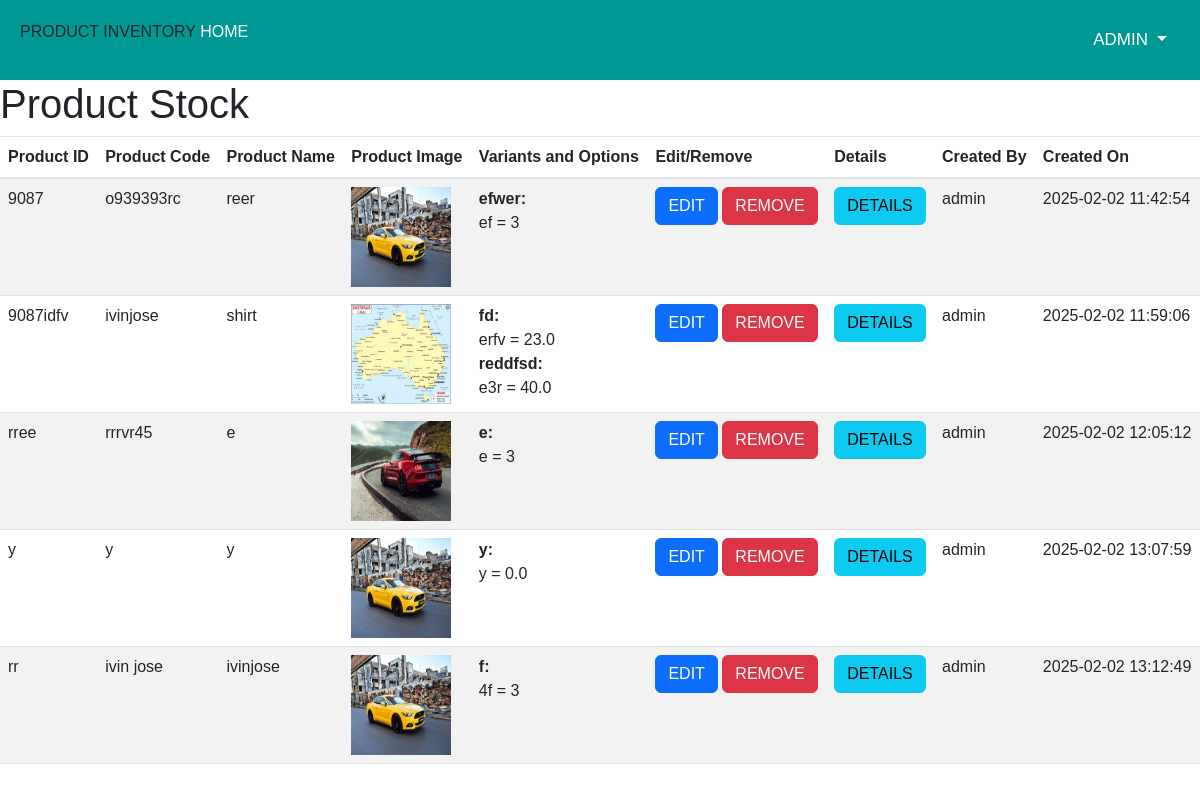
Page /view-stock (signed in) on the earlier database version.
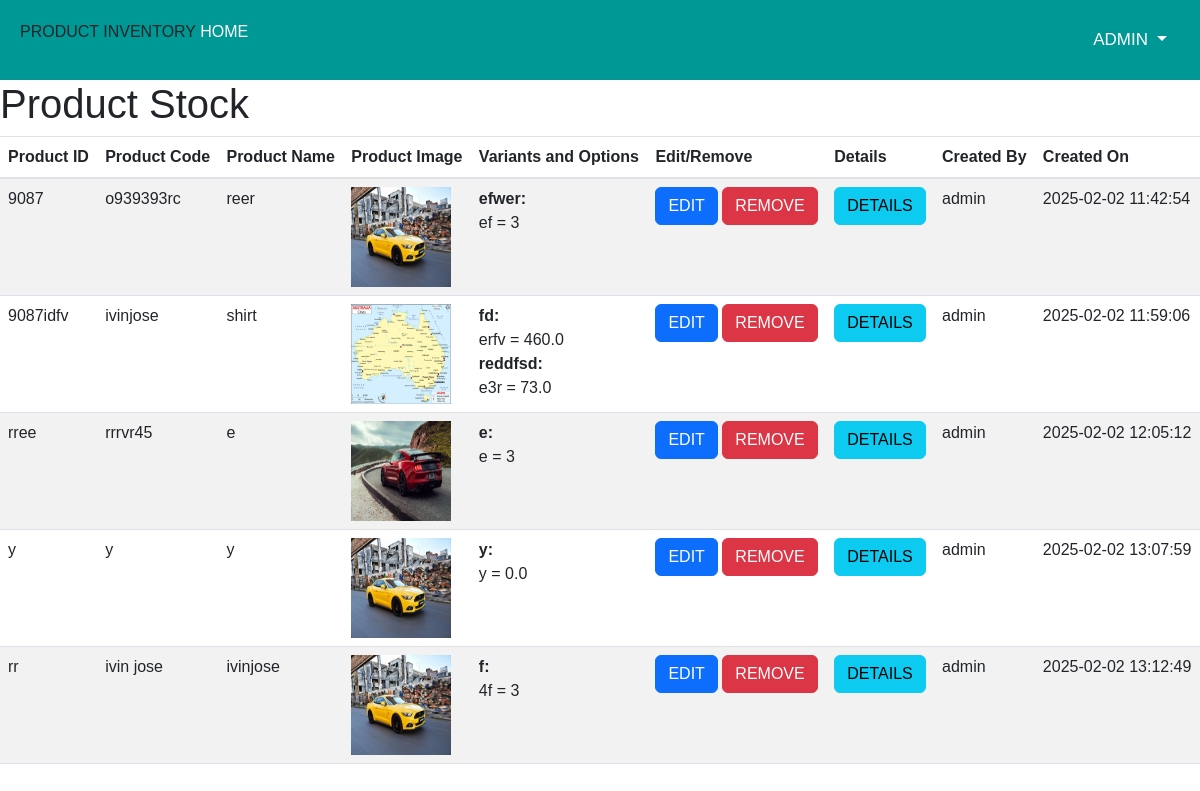
Same page on the later database version.
### main.py (models this page shows)
class Product(db.Model):
    __tablename__ = 'products'
    id = db.Column(db.String(36), primary_key=True, default=lambda: str(uuid.uuid4()))
    ProductID = db.Column(db.BigInteger, unique=True, nullable=False)
    ProductCode = db.Column(db.String(255), unique=True, nullable=False)
    ProductName = db.Column(db.String(255), nullable=False)
    ProductImage = db.Column(db.String(255), nullable=True)
    CreatedDate = db.Column(db.DateTime, nullable=False, default=db.func.current_timestamp())
    UpdatedDate = db.Column(db.DateTime, nullable=True, onupdate=db.func.current_timestamp())
    CreatedUser = db.Column(db.String(36), db.ForeignKey('auth_users.id'), nullable=False)
    IsFavourite = db.Column(db.Boolean, default=False)
    Active = db.Column(db.Boolean, default=True)
    HSNCode = db.Column(db.String(255), nullable=True)
    TotalStock = db.Column(db.Numeric(20,8), nullable=True, default=0.00)
    __table_args__ = (db.UniqueConstraint('ProductCode', 'ProductID', name='unique_product_constraint'),)

class ProductImage(db.Model):
    __tablename__ = 'product_images'
    id = db.Column(db.String(36), primary_key=True, default=lambda: str(uuid.uuid4()))
    Product = db.Column(db.String(36), db.ForeignKey('products.id'), nullable=False)
    ImageURL = db.Column(db.String(255), nullable=False)
    CreatedDate = db.Column(db.DateTime, nullable=False, default=db.func.current_timestamp())
    UpdatedDate = db.Column(db.DateTime, nullable=True, onupdate=db.func.current_timestamp())

class ProductVariant(db.Model):
    __tablename__ = 'product_varients'
    id = db.Column(db.String(36), primary_key=True, default=lambda: str(uuid.uuid4()))
    Product = db.Column(db.String(36), db.ForeignKey('products.id'), nullable=False)
    VariantName = db.Column(db.String(255), nullable=False)
    CreatedDate = db.Column(db.DateTime, nullable=False, default=db.func.current_timestamp())
    UpdatedDate = db.Column(db.DateTime, nullable=True, onupdate=db.func.current_timestamp())

class ProductVariantOption(db.Model):
    __tablename__ = 'product_varient_options'
    id = db.Column(db.String(36), primary_key=True, default=lambda: str(uuid.uuid4()))
    Variant = db.Column(db.String(36), db.ForeignKey('product_varients.id'), nullable=False)
    quantity = db.Column(db.String(36), db.ForeignKey('product_varients.id'), nullable=False)
    OptionName = db.Column(db.String(255), nullable=False)
    CreatedDate = db.Column(db.DateTime, nullable=False, default=db.func.current_timestamp())
    UpdatedDate = db.Column(db.DateTime, nullable=True, onupdate=db.func.current_timestamp())

### main.py (the view)
@app.route('/view-stock')
def view_stock():
    if 'loggedin' in session:
        products = Product.query.all()
        product_data = []
        for product in products:
            variants = ProductVariant.query.filter_by(Product=product.id).all()
            variant_data = []
            for variant in variants:
                options = ProductVariantOption.query.filter_by(Variant=variant.id).all()
                option_data = []
                for option in options:
                    option_data.append({
                        "option_name": option.OptionName,
                        "quantity": option.quantity  # Fetch the quantity field
                    })
                variant_data.append({
                    "variant_name": variant.VariantName,
                    "options": option_data
                })
            product_images = ProductImage.query.filter_by(Product=product.id).all()
            image_urls = [img.ImageURL for img in product_images]
            created_user = product.CreatedUser  # Assuming 'CreatedUser' stores the user ID of the product creator
            created_date = product.CreatedDate.strftime('%Y-%m-%d %H:%M:%S') if product.CreatedDate else None
            product_data.append({
                "id":product.id,
                "product_id": product.ProductID,
                "product_code": product.ProductCode,
                "product_name": product.ProductName,
                "product_image": image_urls,
                "variants": variant_data,
                "created_user": created_user,  # Add this field to display the creator's user ID
                "created_date": created_date  # Add this field to display the creation date
            })
        return render_template('view_stock.html', products=product_data)
    else:
        return render_template('login.html')

### templates/view_stock.html (shortened to what this page needs)
{% extends 'base.html' %}
{% block content %}
<!DOCTYPE html>
<html lang="en">
<head>
</head>
<body>
    <h1>Product Stock</h1>
    {% if products %}
        <table class="table table-striped">
            <thead>
                <tr>
                    <th>Product ID</th>
                    <th>Product Code</th>
                    <th>Product Name</th>
                    <th>Product Image</th>
                    <th>Variants and Options</th>
                    <th>Edit/Remove</th>
                    <th>Details</th>
                    <th>Created By</th>
                    <th>Created On</th>
                </tr>
            </thead>
            <tbody>
                {% for product in products %}
                    <tr>
                        <td>{{ product.product_id }}</td>
                        <td>{{ product.product_code }}</td>
                        <td>{{ product.product_name }}</td>
                        <td><img src="{{ url_for('static', filename='uploads/' + product.product_image[0]) }}" alt="Product Image" width="100" height="100">
                        </td>
                        <td>
                            {% for variant in product.variants %}
                                <strong>{{ variant.variant_name }}:</strong><br>
                                {% for option in variant.options %}
                                    {{ option.option_name }} = {{ option.quantity }}<br>
                                {% endfor %}
                            {% endfor %}
                        </td>
                        <td>
                            <a href="/edit-product/{{ product.product_id }}" class="btn btn-primary">Edit</a>
                            <a href="/remove-product/{{ product.product_id }}" class="btn btn-danger">Remove</a>
                        </td>
                        <td>
                            <a href="{{ url_for('product_details', product_id=product.id) }}" class="btn btn-info">Details</a>
                        </td>
                        <td>{{ product.created_user }}</td>
                        <td>{{ product.created_date }}</td>
                    </tr>
                {% endfor %}
            </tbody>
        </table>
    {% else %}
        <p>No products available.</p>
    {% endif %}
</body>
</html>
{% endblock %}

### templates/base.html (shortened to what this page needs)
<!DOCTYPE html>
<html lang="en">
<head>
    <link rel="stylesheet" href="https://cdn.jsdelivr.net/npm/bootstrap@5.3.0/dist/css/bootstrap.min.css">
    <link rel="stylesheet" href="https://cdn.jsdelivr.net/npm/bootstrap@4.0.0/dist/css/bootstrap.min.css">
<link rel="stylesheet" href="https://cdn.jsdelivr.net/npm/bootstrap@5.3.0/dist/css/bootstrap.min.css">
    <link href="{{ url_for('static', filename='css/style.css') }}" rel="stylesheet">
</head>
<nav class="nvbr" style="">
    <div class="logo">
        PRODUCT INVENTORY
        <a href="{{ url_for('home') }}" id="" style="color: white !important;">
            Home
        </a>
    </div>
    <div>
        {% if 'loggedin' in session %}
        <div class="dropdown">
            <a class="btn nav-user dropdown-toggle" href="#" id="dropdownMenuButton1" data-bs-toggle="dropdown" aria-expanded="false" style="color: white !important;">
                {{ session['username'] }}
            </a>
        </div>
        {% endif %}
</nav>
{% block content %}{% endblock %}

### static/css/style.css (style rules this page uses)
* { margin: 0px; padding: 0px; }
body { font-family: 'Rubik', sans-serif; }
a, a:hover, a:focus { text-decoration: none; }
:root { --extradarkbg :#004846; --darkbg: #009894; --lightbg: #02a5a5; --fontcolor: #01564d; --white: white; }
a { color: white; text-transform: uppercase; }
.nvbr { background: var(--darkbg); display: flex; flex-direction: row; justify-content: space-between; padding: 20px; z-index: 40; position: relative; }
.nav-user { color: var(--c4) !important; font-size: 17px !important; text-transform: uppercase !important; }

### templates/base.html (style rules this page uses)
.logo { margin-right: 20px; }

Differences in the rows shown:
changed ProductVariantOption "erfv": quantity "23.0" → "460.0"
changed ProductVariantOption (number 3 of 5 on the later page): quantity "40.0" → "73.0"
